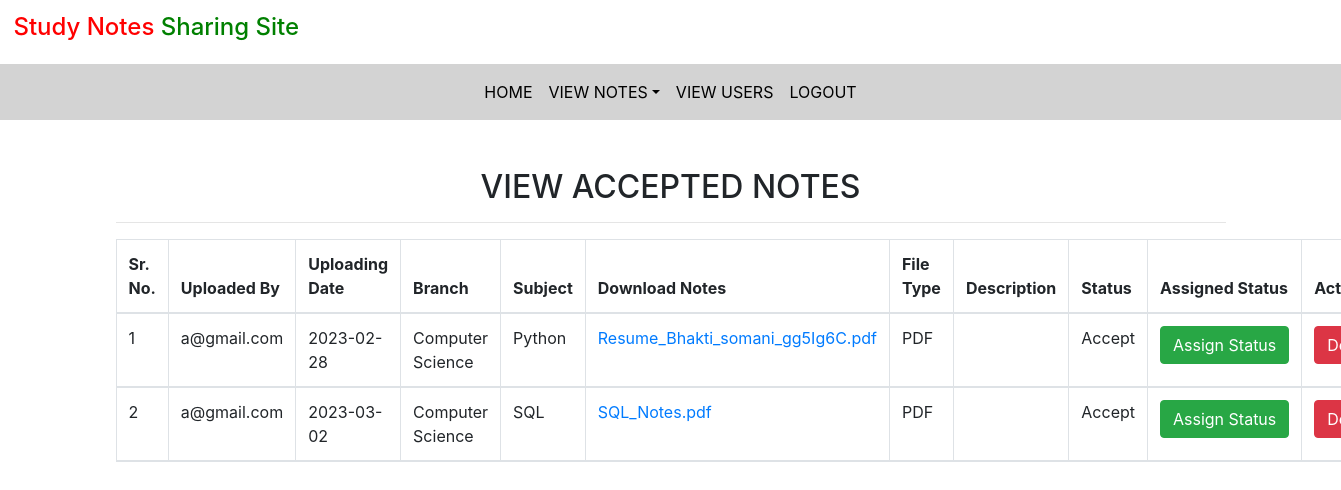
The app's page /accepted_notes (signed in) with its own data.
### notes/models.py (models this page shows, shortened)
class Notes(models.Model):
    user = models.ForeignKey(User,on_delete=models.CASCADE)
    uploadingdate = models.CharField(max_length=30)
    branch = models.CharField(max_length=30)
    subject = models.CharField(max_length=30)
    notesfile = models.FileField(null=True)
    filetype = models.CharField(max_length=30)
    discription = models.CharField(max_length=200,null=True)
    status = models.CharField(max_length=15)

### notes/views.py (the view)
# urls.py: path('accepted_notes',accepted_notes,name="accepted_notes"),
def accepted_notes(request):
    if not request.user.is_authenticated:
        return redirect('login_admin')
    notes = Notes.objects.filter(status="Accept")
    d ={'notes':notes}
    return render(request,'accepted_notes.html',d)

### notes/templates/accepted_notes.html
{% extends 'admin_nav.html' %}
{% block body %}
{% load static%}
<div class="container mt-5">
    <h2 class="text-center">VIEW ACCEPTED NOTES</h2>
    <hr>
    <table class="table table-bordered" id="myTable">
        <thead>
        <tr>
            <th>Sr. No.</th>
            <th>Uploaded By</th>
            <th>Uploading Date</th>
            <th>Branch</th>
            <th>Subject</th>
            <th>Download Notes</th>
            <th>File Type</th>
            <th>Description</th>
            <th>Status</th>
            <th>Assigned Status</th>
            <th>Action</th>
        </tr>
        {% for i in notes %}
        <tr>
            <td>{{ forloop.counter}}</td>
            <td>{{i.user.username}}</td>
            <td>{{i.uploadingdate}}</td>
            <td>{{i.branch}}</td>
            <td>{{i.subject}}</td>
            <td><a href="{{i.notesfile.url}}" download> {{i.notesfile}}</a></td>
            <td>{{i.filetype}}</td>
            <td>{{i.description}}</td>
            <td>{{i.status}}</td>
            <td><a href="{% url 'assign_status' i.id %}" class= "btn btn-success" >Assign&nbsp;Status</a></td>
            <td><a href="{% url 'delete_notes' i.id %}" class= "btn btn-danger" onclick = "return confirm('Are you sure ?')">Delete</a></td>
        </tr>
        {% endfor%}
        </thead>
    </table>
</div>
{% endblock%}

### records on screen
Notes: user.username "a@gmail.com", uploadingdate "2023-02-28", branch "Computer Science", subject "Python", notesfile "Resume_Bhakti_somani_gg5Ig6C.pdf", filetype "PDF", status "Accept"
Notes: user.username "a@gmail.com", uploadingdate "2023-03-02", branch "Computer Science", subject "SQL", notesfile "SQL_Notes.pdf", filetype "PDF", status "Accept"
